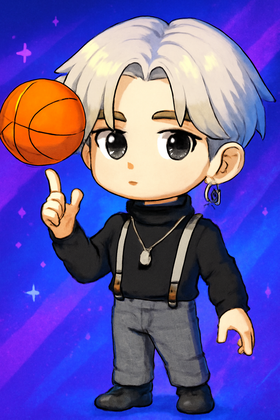
%> input picture 大三上/矩阵论/Project/ikun.png, 280 x 420 px, shrunk from 1024 x 1536 before the run
$ octave demo.m   (GNU Octave 9; MATLAB toolbox functions it lacks are replaced by stand-ins)
%> lines starting %> are read from the running program, lines starting %| are printed output that depends on the picture
%% 基于 K-Means 的图像颜色量化 主脚本
%
% 流程：加载图像 -> 预处理 -> K-Means聚类 -> 重建图像 -> 显示结果

clear;
clc;
close all;

%% --- 参数设置 ---
image_filename = 'ikun.png';    % 输入图像文件名
K = 16;                          % 想要量化到的颜色数量 (聚类数)
max_iter = 30;                 % K-Means 的最大迭代次数

%% --- 数据加载与预处理 ---
fprintf('加载图像: %s\n', image_filename);
try
    original_image_uint8 = imread(image_filename);
%> original_image_uint8 is the input picture: size 420x280x3 uint8; mean R, G, B 101.5, 88.2, 167.4
catch
    error('无法读取图像文件。请确保 %s 在当前目录下，或者提供正确路径。', image_filename);
end

imshow(original_image_uint8);
title("I am IKUN", "FontSize", 20);

% 检查是否为彩色图像
if size(original_image_uint8, 3) ~= 3
    error('输入图像必须是彩色 RGB 图像。');
end

fprintf('图像预处理...\n');

% 将图像像素值从 uint8 (0-255) 转换为 double (0.0-1.0)
original_image_double = im2double(original_image_uint8);

% 获取图像尺寸
[m, n, p] = size(original_image_double); % p 应该是 3 (RGB)
%> m = 420; n = 280; p = 3
N = m * n; % 像素总数
%> N = 117600

% 将图像数据 reshape 为 N x 3 的矩阵 P
% P 的每一行代表一个像素的 RGB 向量。
P = reshape(original_image_double, N, p);
fprintf('图像尺寸: %d x %d (%d 像素)\n', m, n, N);
%| 图像尺寸: 420 x 280 (117600 像素)

%% --- 编写并调用 K-Means 算法 ---
fprintf('运行 K-Means 算法 (K=%d)...\n', K);

% Write your own algorithm here.

% 初始化中心
rand_num = randperm(N, K);
center = P(rand_num, :);
%> center = 16 rows, first 12: [0.18 0.141 0.831; 0.937 0.875 0.82; 0.475 0.475 0.482; 0.941 0.647 0.404; 0.953 0.89 0.831; 0.996 0.925 0.788; 0.612 0.58 0.588; 0.153 0.239 0.992; 0.996 0.918 0.776; 1 1 1; 0.349 0.522 0.816; 0.996 0.933 0.8]

loss_history = zeros(max_iter, 1);

% 迭代
for i = 1:max_iter
    % 固定 H，求解 Φ
    % 计算所有点到所有聚类中心的距离
    distances = pdist2(P, center, 'squaredeuclidean');
    % 最近的聚类中心
    [min_distances, idx] = min(distances, [], 2);% idx存储每个像素点所属类
    % Loss
    loss_history(i) = sum(min_distances);

    %固定 Φ，求解 H
    %重新算每个类所有点的均值并作为新的参考点
    for k = 1:K
        belong_k = P(idx == k, :);% 找到所有属于第 k 簇的像素点

        % 计算均值作为新的聚类中心
        if ~isempty(belong_k) % 确保第k类中有点
            center(k, :) = mean(belong_k, 1);
        end
    end

    % 是否收敛
    if i > 1 && loss_history(i) == loss_history(i-1)
        fprintf('算法在第 %d 次迭代收敛。\n', i);
        loss_history(i+1:end) = loss_history(i);
        break;
    end
end
%> after the loop, center = 16 rows, first 12: [0.103 0.126 0.736; 0.649 0.649 0.736; 0.404 0.399 0.419; 0.953 0.414 0.0123; 0.832 0.767 0.693; 0.982 0.879 0.73; 0.587 0.55 0.527; 0.185 0.205 0.941; 0.914 0.666 0.448; 0.996 0.994 0.979; 0.368 0.495 0.768; 0.994 0.938 0.802]; loss_history = 30 values, max 3251.5 at index 1, min 1222.2 at index 30, mean 1384.2
fprintf('K-Means 算法完成。\n');
%% --- 图像重建 ---
fprintf('重建量化后的图像...\n');
% 创建量化后的数据矩阵(N x 3), 并reshape回原始尺寸(m x n x 3)

% Write your own code here.

% 创建新的像素矩阵 (N x 3)
new_P = center(idx, :);

% Reshape 回原始图像尺寸 (m x n x 3)
new_image_double = reshape(new_P, m, n, p);
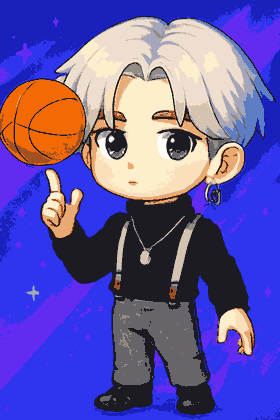
%> new_image_double: size 420x280x3 double; mean R, G, B 0.398, 0.346, 0.657; mean of the top-left, top-right, bottom-left and bottom-right quarters 0.524, 0.607, 0.389, 0.348

% 将 double 类型 (0.0-1.0) 的图像转换回 uint8 (0-255) 以便显示和保存
% im2uint8 会自动处理乘以 255 和四舍五入

% Write your own code here.

new_image_uint8 = im2uint8(new_image_double);

fprintf('图像重建完成。\n');

%% --- 显示结果与分析 ---

% 显示原始图像和量化后的图像
% 分析超参数对结果的影响

% Write your own code here.

% 显示原始图像和量化后的图像
figure;
subplot(1, 2, 1);
imshow(original_image_uint8);
title('原始图像 (Original)', 'FontSize', 14);

subplot(1, 2, 2);
imshow(new_image_uint8);
title(sprintf('K-Means 量化图像 (K = %d)', K), 'FontSize', 14);

% 绘制 loss 随迭代次数的变化曲线
figure;
plot(1:max_iter, loss_history, 'LineWidth', 2);
title(sprintf('Loss 随迭代次数的变化 (K = %d)', K), 'FontSize', 14);
xlabel('迭代次数 (Iteration)', 'FontSize', 12);
ylabel('Loss (组内距离平方和 WCSS)', 'FontSize', 12);
grid on;
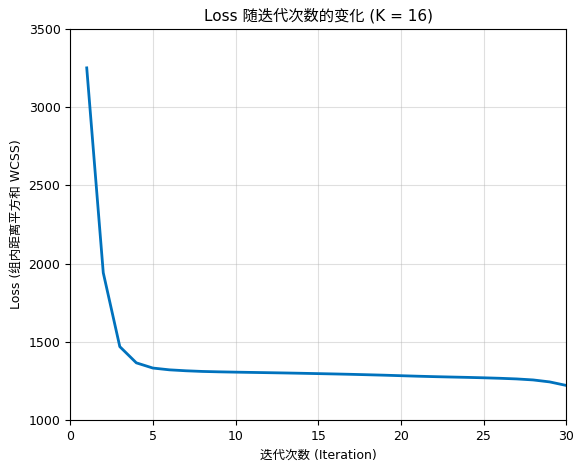
%> figure redrawn from the program's plot data; curve peaks at x = 1, y = 3251.5
if i < max_iter
    xlim([1 i]); % 如果提前收敛，只显示到收敛的迭代次数
end
